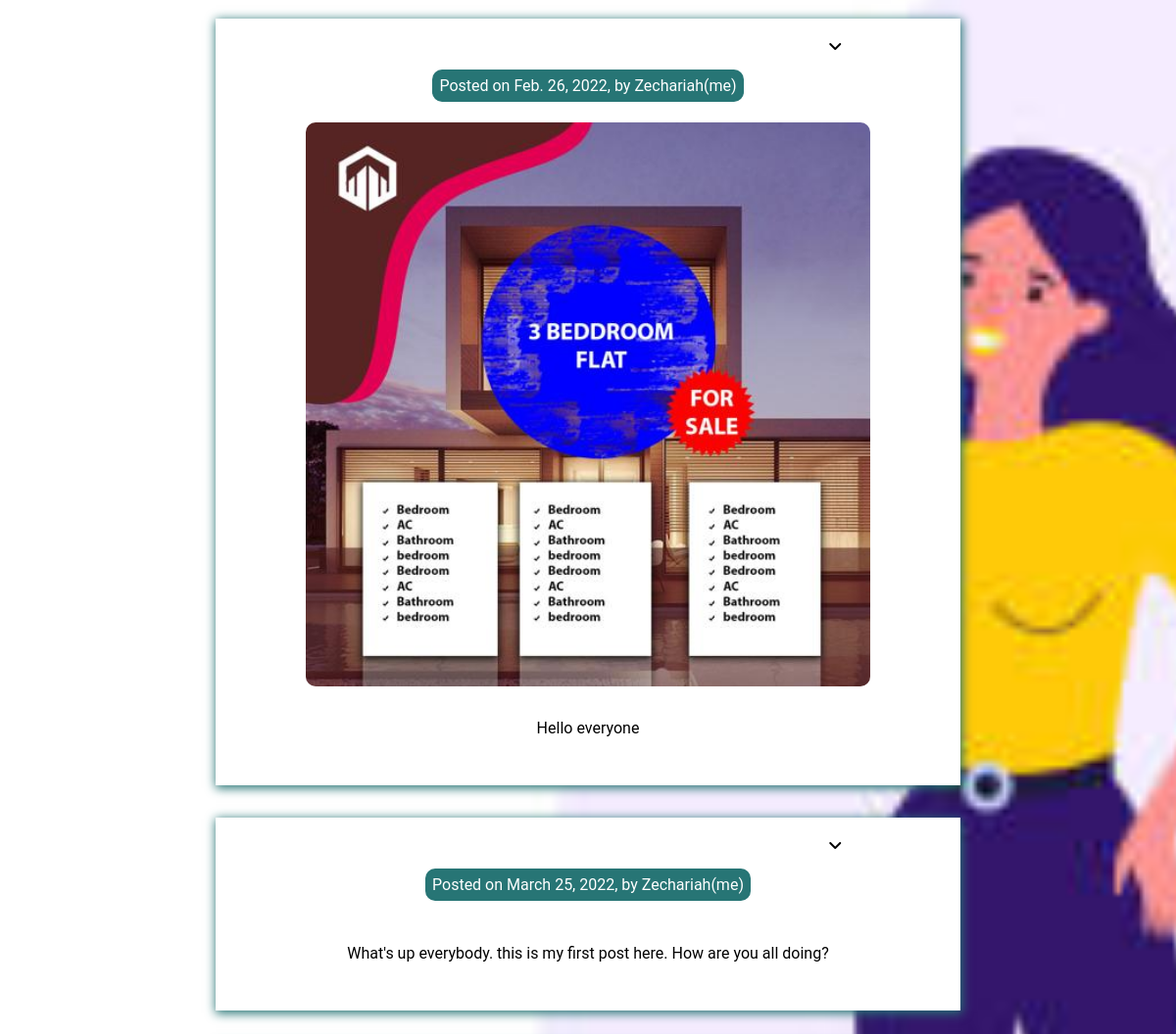
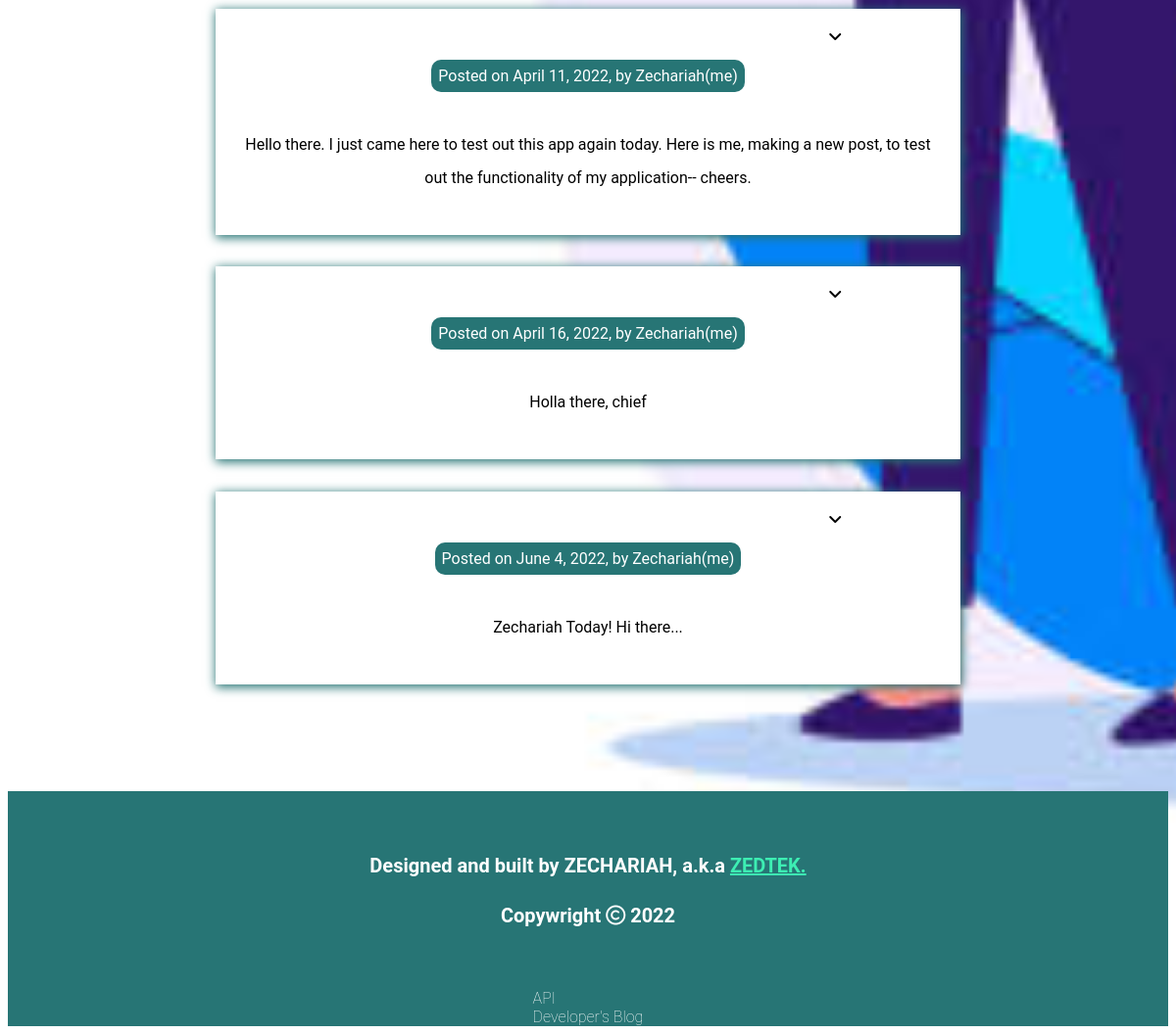
Page /profile/ (signed in, lower part) on the earlier database version (2 pictures, top to bottom).
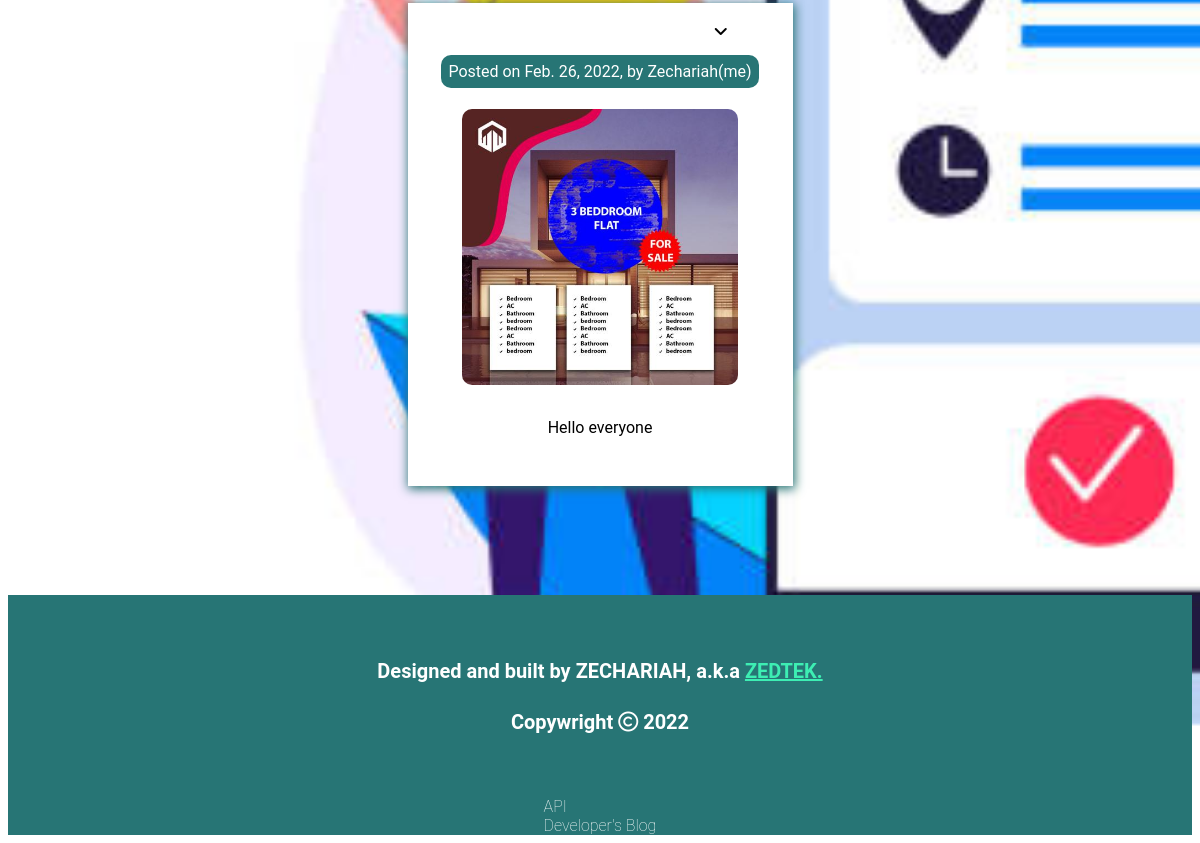
Same page on the later database version.
### chatapp/models.py (models this page shows, shortened)
class Post(models.Model):
    owner= models.ForeignKey(User, on_delete=models.CASCADE)
    content= models.CharField(max_length=200000000000000000, default= f"Posted on {datetime.datetime.now()}", null=True)
    image= models.ImageField(default='default.jpg', blank=True, upload_to='Post_images/')
    date= models.DateField(auto_now_add=True)
    class Meta:
        get_latest_by= 'date'

### chatapp/views.py (the view, shortened to what this page needs)
# urls.py: path('profile/', views.my_profile, name='my profile'),
@login_required(login_url='/chat')
def my_profile(request):
    user= request.user
    msg= messages.get_messages(request)
    post= user.post_set.all()
    return render(request, 'profile.html', {'user' :user,'message':msg, 'post':post})

### chatapp/templates/frontend/profile.html (shortened to what this page needs)
{%extends 'base.html'%}
{%block body%}
<div class="profile">
    <div class="posts">
        {%for item in post%}
            <div class="post-cont">
                <div class="edit-post-cont">
                    <i class="fa-solid fa-angle-down post-tog"></i>
                </div>
                {%if item.image%}
                <p class="postDate">Posted on {{item.date}}, by {{item.owner}}(me)</p>
                <img src="{{item.image.url}}" alt="posted-item" class="posted-img">
                <div class="writeup">
                    <p class="content">{{item.content}}</p>
                </div>
                {%else%}
                <p class="postDate">Posted on {{item.date}}, by {{item.owner}}(me)</p>
                <div class="writeup">
                    <p class="content">{{item.content}}</p>
                </div>
                {%endif%}
            </div>
        {%endfor%}
    </div>
</div>
{%endblock%}

### chatapp/templates/frontend/base.html (shortened to what this page needs)
<!DOCTYPE html>
<html lang="en">
<head>
    <link rel="stylesheet" href="../../static/frontend/css/base.css" type='text/css'>
    <link rel="stylesheet" href="../../static/frontend/css/index.css" type='text/css'>
</head>
<body>
    {%block body%}{%endblock%}
</body>
<footer class="footer">
    <div class="foot-container">
        <h1 id="by">Designed and built by ZECHARIAH, a.k.a <span id="alias"><a href="https://github.com/zedtek-me"> ZEDTEK.</a></span> </h1>
        <h1 id="copywright">Copywright <i class="far fa-copyright"></i> 2022</h1>
    </div>
    <div class="quick-links">
        <a href="/api/" class="api">API</a>
        <a href="https://zedtek.com.ng" class="my-site">Developer's Blog</a>
    </div>
</footer>
</html>

### chatapp/static/frontend/css/base.css (style rules this page uses)
body { background-image:url('../img/chatapp_background.jpg'); background-repeat:no-repeat; background-size:cover; position: relative; }
.footer { background:rgb(39, 117, 117); display:flex; flex-flow: nowrap column; align-items:center; width: 100%; height:30vh; overflow-x:hidden; margin-top: 8%; margin-left: 0; margin-right:0; position:relative; left:0; bottom:0; right:0; }
.footer .foot-container { color:white; font-family: roboto; font-weight: 100; font-size:10px; margin:auto; align-self:center; display: flex; flex-flow: nowrap column; padding:10px; text-align:center; }
.foot-container #alias a { color: rgb(61, 238, 179); text-decoration: underline; }
.footer .quick-links a { display:flex; flex-flow: column wrap; text-align: left; color:white; font-family: roboto; font-weight:100; text-decoration: none; justify-content: space-between; }
.profile { display: flex; flex-flow: wrap column; align-content: center; align-items: center; text-align: center; margin:auto; margin-top: 8%; padding:10px; }
.edit-post-cont { display: flex; flex-direction: column; place-items: center; width: 30%; align-self: flex-end; position: relative; }
.post-tog { z-index: 500; }
.posts { display:flex; flex-flow: column wrap; align-items: center; justify-content: center; margin:auto; padding:5px; }
.posts > div { display: flex; flex-direction:column; align-items: center; justify-content: center; width:70%; height:70%; box-shadow: 1px 2px 10px 1px rgb(39, 117, 117); box-sizing:border-box; font-family: roboto; margin:auto; margin-top:3%; padding:20px; background-color: white; }
.posts > div .postDate { align-self:center; justify-self:center; background-color: rgb(39, 117, 117); color: white; font-family:roboto; border:solid 1px light-green; border-radius:10px; padding:7px; }
.posts > div .writeup { align-self: center; flex-grow: 1; flex-basis: 2px; margin:5px; line-height: 0.9cm; }
.posts > div .posted-img { width: 80%; height:40%; margin:5px; border-radius: 10px; cursor:pointer; }

Differences in the rows shown:
removed Post: date "March 25, 2022", owner "Zechariah", content "What's up everybody. this is my first post here. How are you all doing?"
removed Post: date "April 11, 2022", owner "Zechariah", content "Hello there. I just came here to test out this app again today. Here is me, making a new post, to test out the functionality of my application-- cheers."
removed Post: date "April 16, 2022", owner "Zechariah", content "Holla there, chief"
removed Post: date "June 4, 2022", owner "Zechariah", content "Zechariah Today! Hi there..."
